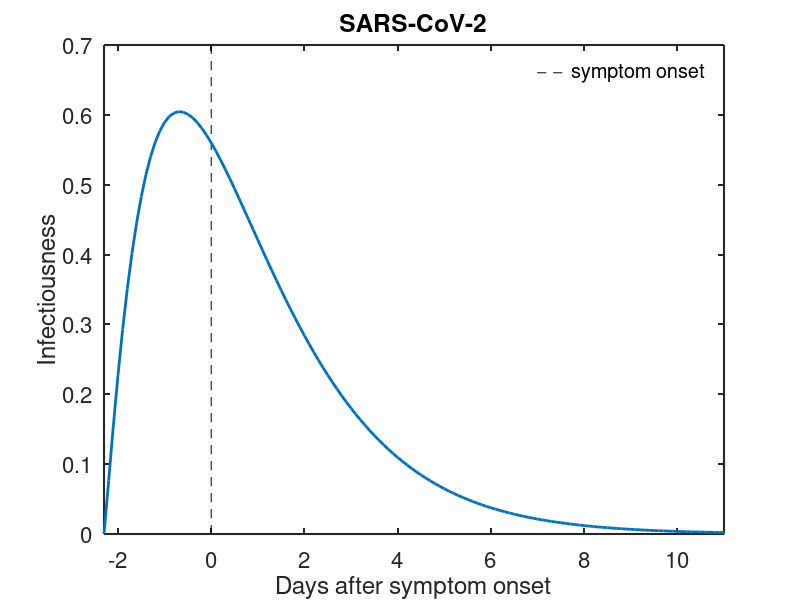

Recreate this plot in MATLAB. (Note: this script raises an error after producing the figure.)
%SEI-Isr-R Model to evaluate effect of test-isolation strategy
% Idea is to use the proposed model structure and to tweak the
% parameters/infectiousness function to determine the region in which a
% test-isolation strategy would be reasonably effective for SARS-CoV-2 (and
% compare it to SARS-CoV-1

% Model structure:
% dS/dt = -beta(tau)*S*I;
% dE/dt = beta(tau)*S*I-gamma*E;
% dI/dt = gamma*E - alpha*delta*I -sigma*I
% dIsr/dt = alpha*delta*I;
% dR/dt = sigma*I;

%June 8 2020
close all; clear all; clc;
%% Make plot of time-dependent infectivity 
dt = 0.1;
tend = 200;
tvec = 0:dt:tend;
tvec = tvec';
a = 2.12; % from He et al
b = 1/0.69; % from He et al 
beta0 = 2.5; 
w_tau = gampdf(tvec, a,b);
tsym = 2.3; 
figure;
plot([0, 0], [0 0.28*beta0], 'k--')
hold on
plot(tvec-tsym, beta0.*w_tau, '-', 'LineWidth', 2)
legend('symptom onset')
legend('boxoff')
ylim([0 0.28*beta0])
xlim([ -tsym 11])
set(gca,'FontSize',16,'LineWidth',1.5)
xlabel ('Days after symptom onset')
ylabel ('Infectiousness')
title('SARS-CoV-2')


D = sum(w_tau.*dt.*tvec)

AUC=sum(w_tau)*dt*beta0
%% Run SEIR model with & without isolation 
% Set IC to a single exposure
S0 = 999;
E0 = 0;
I0 = 1;
Isr0 = 0;
R0 = 0;

y0 = [S0, E0, I0, Isr0, R0];
N = sum(y0);
beta0 = 2.5; % initial rate of infection
gamma = 1/3; % 1/gamma = duration exposed but not detectable or infectious
alpha = 0; % alpha = proportion who will become symptomatic and seek testing
infend = 14; % time to be considered "recovered"
trem = 0+tsym; % time from infeciton to be removed
params = [beta0, gamma, alpha, infend, trem];
tau_params = horzcat(a,b);
D = a/b;
dt = 0.1;
tvec = 0:dt:tend;
disease = 'COVID';

%% Run ideal isolated and non-isolated scenarios
[y, B, new_inf, beta_t,inf_distrib, Reff] = fwd_SEIRD_model(params,tau_params, tvec, y0, dt, disease);
ihalf = find(y(:,1)<0.8*N, 1, 'first');
thalf = tvec(ihalf);
i1001 = find(y(:,3)>30, 1, 'first');
t1001 = tvec(i1001);
totinf = N-y(end,1);

totinf = N-y(end,1);
pctinf = 100*totinf/N;
inf = y(:,3)+y(:,4);
peakinf = 100*max(inf)/N;

colorsets1 = varycolor(500);
colorsets = varycolor(7);
figure;
for i = 1:500
    
plot(tvec, inf_distrib(:,i), '-','color', colorsets1(i,:), 'LineWidth', 2)
hold on
AUCi(round(i/100+1,0))=sum(inf_distrib(:,i)); 
%text(tauvec(i), inf_distrib(i, i), ['day ', num2str(i*dt)])
end
%legend('day 0', 'day 1', 'day 2', 'day 3', 'day 4', 'day 5', 'day 6')
%legend boxoff
xlim([ 0 14])
xlabel('infection time (\tau) (days)')
ylabel('Force of infection (I*\beta)')
title('Weighted infectiousness if no isolation')
set(gca,'FontSize',16,'LineWidth',1.5)
inf_distribNI=inf_distrib(:,500); % save for comparison figure
inf_distrib1 = inf_distrib;

figure;
subplot(2,2,1)
for i = 1:length(y0)
    plot(tvec, 100*y(:,i)./N, '-', 'LineWidth',2)
    %plot(tvec, 100*y(:,i)./N, '-', 'color', colorsets(i+5,:), 'LineWidth',2)
    hold on
end
%plot(thalf, 80, 'k*', 'LineWidth', 4)
%text(thalf+5, 80, [num2str(round(thalf,0)), ' days to 20% infected'], 'FontSize', 14)
%text(tvec(end-150),y(end-150,1), [num2str(round(pctinf,0)), '% infected'], 'FontSize',14)
%ylim([ 0 0.1*N])
legend( 'S','E', 'I', 'I_{sr}', 'R', 't_{20% infected}', 'Location', 'NorthWest')
legend boxoff
xlabel('epidemic time (days)')
ylabel('% of population')
set(gca,'FontSize',16,'LineWidth',1.5)
%title(['No isolation'])
title(['No isolation, total infected = ', num2str(round(pctinf,0)),'%'])
%ylim([0 3.5e4])


subplot(2,2,2)
plot(tvec,new_inf./dt,'-', 'color',colorsets(6,:),'LineWidth', 2)
hold on
%plot(tvec, new_exp, 'm-', 'lineWidth', 2)
%plot(t, effI, 'LineWidth', 2)
%legend( 'new infections per day')
%legend boxoff
xlabel('epidemic time (days)')
ylabel('New infections per day')
set(gca,'FontSize',16,'LineWidth',1.5)
%title('Percent growth rate per day')
ylim([ 0 400])
title(['No isolation ', num2str(round(peakinf,0)),'% infected at peak'])


% subplot(2,2,2)
% plot(tvec,Rt1,'-', 'color',colorsets(6,:),'LineWidth', 2)
% hold on
% plot(tvec, beta0*ones(length(tvec),1), 'k--', 'LineWidth', 2)
% %plot(tvec, new_exp, 'm-', 'lineWidth', 2)
% %plot(t, effI, 'LineWidth', 2)
% %legend( 'new infections per day')
% %legend boxoff
% %xlim([ 0 50])
% xlabel('epidemic time (days)')
% ylabel('R_t')
% set(gca,'FontSize',16,'LineWidth',1.5)
% %title('Percent growth rate per day')
% title(['No isolation ', num2str(round(peakinf,0)),'% infected at peak'])
%ylim([0 4e4])
alpha2 = 0.8; % alpha = proportion who will become symptomatic and seek testing
infend = 14; % time to be considered "recovered"
trem = tsym; % time from infeciton to be removed
params2 = [beta0, gamma, alpha2, infend, trem];
[y, B, new_inf, beta_t,inf_distrib, Reffp] = fwd_SEIRD_model(params2,tau_params, tvec, y0, dt,disease);
ihalf = find(y(:,1)<0.8*N, 1, 'first');
thalf = tvec(ihalf);
i100 = find(y(:,3)>30, 1, 'first');
t100 = tvec(i100);
totinf = N-y(end,1);
pctinf = 100*totinf/N;
inf = y(:,3)+y(:,4);
peakinf = 100*max(inf)/N;


subplot(2,2,3)
for i = 1:length(y0)
    plot(tvec, 100*y(:,i)./N, '-', 'LineWidth',2)
    %plot(tvec, 100*y(:,i)./N, '-', 'color', colorsets(i,:), 'LineWidth',2)
    hold on
end
%plot(thalf, 80, 'k*', 'LineWidth', 4)
%text(thalf+5, 80, [num2str(round(thalf,0)), ' days to 20% infected'], 'FontSize', 14)
%text(tvec(end-150),y(end-150,1), [num2str(round(pctinf,0)), '% infected'], 'FontSize',14)
%ylim([ 0 0.1*N])
legend( 'S','E', 'I', 'I_{sr}', 'R', 't_{20% infected}', 'Location', 'NorthWest')
legend boxoff
xlabel('epidemic time (days)')
ylabel('Number of individuals')
set(gca,'FontSize',16,'LineWidth',1.5)
%title('Perfect symptomatic isolation')
title(['Perfect symptomatic isolation, total infected= ', num2str(round(pctinf,0)),'%'])
%title(['Perfect symptomatic isolation ',  num2str(round(pctinf,0)), '% infected total'])
%ylim([0 3.5e4])

subplot(2,2,4)
plot(tvec,new_inf/dt, '-', 'color', colorsets(6,:),'LineWidth', 2)
hold on
%plot(tvec, new_exp, 'm-', 'lineWidth', 2)
%plot(t, effI, 'LineWidth', 2)
%legend( 'new infections per day')
%legend boxoff
xlabel('epidemic time (days)')
ylim ([0 400])
ylabel('New infections per day')
set(gca,'FontSize',16,'LineWidth',1.5)
title(['Perfect symptomatic isolation ',num2str(round(peakinf,0)),'% infected at peak'])

% subplot(2,2,4)
% plot(tvec,Rt2,'-', 'color',colorsets(6,:),'LineWidth', 2)
% hold on
% plot(tvec, beta0*ones(length(tvec),1), 'k--', 'LineWidth', 2)
% %plot(tvec, new_exp, 'm-', 'lineWidth', 2)
% %plot(t, effI, 'LineWidth', 2)
% %legend( 'new infections per day')
% %legend boxoff
% xlabel('epidemic time (days)')
% ylabel('R_t')
% %xlim ([0 50])
% set(gca,'FontSize',16,'LineWidth',1.5)
% title(['Perfect symptomatic isolation ',num2str(round(peakinf,0)),'% infected at peak'])



%% Plot of individuals at each stage of infection and 
figure;
plot(tvec, inf_distrib1(:,i1001), 'b-', 'LineWidth',5)  
hold on
plot(tvec, inf_distrib(:,i100), 'r-', 'LineWidth', 5)
% for i = 1:500
% plot(tvec, inf_distrib1(:,i), 'b-', 'LineWidth',5)   
% plot(tvec, inf_distrib(:,i), 'r-', 'LineWidth', 5)
% hold on 
% %text(tauvec(i), inf_distrib(i, i), ['day ', num2str(i*dt)])
% end
%legend('day 0', 'day 1', 'day 2', 'day 3', 'day 4', 'day 5', 'day 6')
%legend boxoff
AUCNI = sum(inf_distrib1(:,500)).*dt;
AUCPSI = sum(inf_distrib(:,500)).*dt;
legend( ['no isolation, t=', num2str(t1001),' days'], ['perfect symptomatic isolation, t=', num2str(t100),' days'])
%legend(['no isolation, AUC= ',num2str(round(AUCNI,0))], ['perfect symptomatic isolation, AUC= ', num2str(round(AUCPSI,0))])
legend boxoff
xlim([ 0 14])
xlabel('infection stage (\tau)(days)')
ylabel('Number of individuals x relative infectiousness')
title('Comparison of weighted infectiousness at 30 infections')
set(gca,'FontSize',16,'LineWidth',1.5)



%% Adjust one parameter at a time form the perfect symptomatic removal scenario
% Effect of increasing the time to removal
trem = tsym+0;
alpha = 0.8;
params = [beta0, gamma, alpha, infend, trem];
% Time to remove
figure;
tremvec = [tsym:1:4+tsym];
alphavec = [0:0.2:0.8];
alphavec = fliplr(alphavec);
paramsi = params;
colorsets2 = varycolor(length(tremvec));
for i = 1:length(tremvec)

    paramsi(5) = tremvec(i);
    [y, B, new_inf, R_t, new_exp, Reff] = fwd_SEIRD_model(paramsi,tau_params, tvec, y0, dt, disease);
    tot_inf = sum(y(:,3));
    S_t(:,i) = y(:,1);
    new_infi(:,i) = new_inf;
    i20 = find(y(:,1)<0.8*N, 1, 'first');
    t20(i) = tvec(i20);
    pct_infected(i) = 100.*(1-(S_t(end,i)./N));
    inf = y(:,3)+y(:,4);
    peakinf(i) = 100*max(inf)/N;
    Reffi(i) = Reff;
    
end

subplot(3,3,1)
for i = 1:length(tremvec)
    plot(tvec, S_t(:,i)/N, '-', 'color', colorsets2(i,:), 'LineWidth',2)
    hold on
    %text(tvec(20*i), S_t(20*i), ['t_{isolate post symptoms}=', num2str(tremvec(i)-3)], 'FontSize', 14)
    
end
legend( '0 days',  '1 day',  '2 days',  '3 days', '4 days') 
legend boxoff

xlabel('epidemic time (days)')
ylabel('Proportion not infected')
set(gca,'FontSize',14,'LineWidth',1.5)
%title(' infections over time')
ylim([0 1])

subplot(3,3,2)
for i = 1:length(tremvec)
    plot(tvec, new_infi(:,i)./dt, '-', 'color', colorsets2(i,:), 'LineWidth',2)
    hold on
    %text(tvec(20*i), 100*new_infi(20*i, i)/N, ['t_{isolate post symptoms}=', num2str(tremvec(i)-3)], 'FontSize', 14)

end
legend( '0 days',  '1 day',  '2 days',  '3 days', '4 days') 
legend boxoff
xlabel('epidemic time (days)')
ylabel('New infections per day')
set(gca,'FontSize',14,'LineWidth',1.5)
%title('Effect of removal time on growth rate')

subplot(3,3,3)
for i = 1:length(tremvec)
    plot(tremvec(i)-tsym, Reffi(i), '*','color', colorsets2(i,:), 'LineWidth', 10)
    hold on
end
%legend( '0 days', '1 day', '2 days', '3 days', '4 days', '5 days','Location', 'NorthWest')
%legend boxoff
%ylim([15 60])
ylim([1 3])
xlabel('Days after symptom onset an individual is isolated')
ylabel('R_{eff}')
set(gca,'FontSize',14,'LineWidth',1.5)

% subplot(3,3,3)
% for i = 1:length(tremvec)
%     plot(tremvec(i)-tsym, peakinf(i), '*','color', colorsets2(i,:), 'LineWidth', 10)
%     hold on
% end
% %legend( '0 days', '1 day', '2 days', '3 days', '4 days', '5 days','Location', 'NorthWest')
% %legend boxoff
% %ylim([15 60])
% xlabel('Days after symptom onset an individual is isolated')
% ylabel('Peak % infected at any time')
% set(gca,'FontSize',14,'LineWidth',1.5)
% %title('Effect of removal time peak infections')


% Effect of reducing the % removed
trem = tsym;
alpha = 0.8;
params = [beta0, gamma, alpha, infend, trem];
% Time to remove

paramsi = params;

for i = 1:length(alphavec)

    paramsi(3) = alphavec(i);
    [y, B, new_inf, R_t, new_exp, Reff] = fwd_SEIRD_model(paramsi,tau_params, tvec, y0, dt, disease);
    tot_inf = sum(y(:,3));
    S_t(:,i) = y(:,1);
    new_infi(:,i) = new_inf;
    i20 = find(y(:,1)<0.8*N, 1, 'first');
    t20(i) = tvec(i20);
    pct_infected(i) = 100.*(1-(S_t(end,i)./N));
    inf = y(:,3)+y(:,4);
    peakinf(i) = 100*max(inf)/N;
    Reffi(i) = Reff;
    
end

subplot(3,3,4)
for i = 1:length(alphavec)
    plot(tvec, S_t(:,i)/N, '-', 'color', colorsets2(i,:), 'LineWidth',2)
    hold on
    %text(tvec(20*i), S_t(20*i), ['t_{isolate post symptoms}=', num2str(tremvec(i)-3)], 'FontSize', 14)
    
end
legend( '80%', '60%', '40%', '20%',  '0%')
legend boxoff

xlabel('epidemic time (days)')
ylabel('Proportion not infected')
set(gca,'FontSize',14,'LineWidth',1.5)
%title(' infections over time')
ylim([0 1])

subplot(3,3,5)
for i = 1:length(alphavec)
    plot(tvec, new_infi(:,i)./dt, '-', 'color', colorsets2(i,:), 'LineWidth',2)
    hold on
    %text(tvec(20*i), 100*new_infi(20*i, i)/N, ['t_{isolate post symptoms}=', num2str(tremvec(i)-3)], 'FontSize', 14)

end
legend( '80%', '60%', '40%', '20%',  '0%')
legend boxoff
xlabel('epidemic time (days)')
ylabel('New infections per day')
set(gca,'FontSize',14,'LineWidth',1.5)
%title('Effect of removal time on growth rate')
subplot(3,3,6)
for i = 1:length(alphavec)
    plot(100*alphavec(i), Reffi(i), '*','color', colorsets2(i,:), 'LineWidth', 10)
    hold on
end
%ylim([15 60])
ylim([1 3])
xlabel('Percent of cases isolated')
ylabel('R_{eff}')
set(gca,'FontSize',14,'LineWidth',1.5)

% subplot(3,3,6)
% for i = 1:length(alphavec)
%     plot(100*alphavec(i), peakinf(i), '*','color', colorsets2(i,:), 'LineWidth', 10)
%     hold on
% end
% %ylim([15 60])
% xlabel('Percent of cases isolated')
% ylabel('Peak % infected at any time')
% set(gca,'FontSize',14,'LineWidth',1.5)


%Ideal vs. Realistic scenario
tremvec = [tsym, 1.5+tsym, tsym];
alphavec = [0.8, 0.75*0.8, 0]; % assume you can isolate 75% of symptomatics
colorsets3 = [0 0 1;0 1 0; 1 0 0];
paramsi = params;
for i = 1:length(alphavec)
    paramsi(3) = alphavec(i);
    paramsi(5) = tremvec(i);
    [y, B, new_inf, R_t, new_exp, Reff] = fwd_SEIRD_model(paramsi,tau_params, tvec, y0, dt, disease);
    tot_inf = sum(y(:,3));
    S_t(:,i) = y(:,1);
    new_infi(:,i) = new_inf;
    %ihalf = find(y(:,1)<0.5*N, 1, 'first');
    %thalf(i) = tvec(ihalf);
    pct_infected(i) = 100.*(1-(S_t(end,i)./N));
    inf = y(:,3)+y(:,4);
    peakinf(i) = 100*max(inf)/N;
    Reffi(i) = Reff
    
end
% Ideal vs realistic

subplot(3,3,7)
for i = 1:length(alphavec)
plot(tvec, S_t(:,i)/N, '-','color', colorsets3(i,:), 'LineWidth', 2)
hold on
end
%legend('perfect', 'realistic','no isolation')
%legend boxoff
ylabel('Percent not infected')
xlabel('epidemic time (days)')
set(gca,'FontSize',14,'LineWidth',1.5)
%%title(['Ideal ', num2str(round(pct_infected(1),0)),'% infected vs realistic ', num2str(round(pct_infected(2),0)),'% infected scenarios'])

subplot(3,3,8)
for i=1:length(alphavec)
plot(tvec, new_infi(:,i)./dt, '-', 'color', colorsets3(i,:), 'LineWidth',2)
hold on
end
legend('perfect', 'realistic','no isolation')
legend boxoff
ylabel('New infections per day')
xlabel('epidemic time (days)')
set(gca,'FontSize',14,'LineWidth',1.5)
%title('Ideal vs. realistic vs. no isolation epidemic growth rate dynamics')
scenarios = {'perfect symptomatic isolation realistic no isolation'};

subplot(3,3,9)
for i = 1:length(alphavec)
bar( i, Reffi(i), 'FaceColor', colorsets3(i,:))
hold on
end
ylim([1 3])
%legend('perfect', 'realistic','no isolation')
%legend boxoff
set(gca,'FontSize',14,'LineWidth',1.5, 'XTickLabel', [])
ylabel ('R_{eff}')
%ylim([20 60])

% subplot(3,3,9)
% for i = 1:length(alphavec)
% bar( i, peakinf(i), 'FaceColor', colorsets3(i,:))
% hold on
% end
% %legend('perfect', 'realistic','no isolation')
% %legend boxoff
% set(gca,'FontSize',14,'LineWidth',1.5, 'XTickLabel', [])
% ylabel ('Peak % infected')
% %ylim([20 60])


%% What is the critical R0 to make realistic isolation reasonably effective?
% perfect, realistic, none
tremvec = [tsym, 1.5+tsym, tsym];
alphavec = [0.8, 0.75*0.8, 0]; % assume you can isolate 75% of symptomatics
colorsets3 = [0 0 1;0 1 0; 1 0 0];
R0vec = [0.5 0.625 0.75 0.875 1].*beta0;
R0vec = linspace(0, 1.2, 100).*beta0;
paramsi = params;
for j = 1:length(R0vec)
    paramsi(1) = R0vec(j);
for i = 1:length(alphavec)
    paramsi(3) = alphavec(i);
    paramsi(5) = tremvec(i);
    [y, B, new_inf, R_t, new_exp, Reff] = fwd_SEIRD_model(paramsi,tau_params, tvec, y0, dt, disease);
    tot_inf = sum(y(:,3));
    S_t(:,i) = y(:,1);
    new_infi(:,i) = new_inf;
    %ihalf = find(y(:,1)<0.5*N, 1, 'first');
    %thalf(i) = tvec(ihalf);
    pct_infected(i,j) = 100.*(1-(S_t(end,i)./N));
    inf = y(:,3)+y(:,4);
    peakinf(i,j) = 100*max(inf)/N;
    Reffi(i,j) = Reff;
    
end

end

%%
pct_trans = linspace(0.5, 1.2, 100);
ind = find(pct_infected(2,:)>=20,1, 'first');
Rcrit = R0vec(ind);
pct_red_crit = pct_trans(ind);
Reffcrit = Reffi(2, ind);

i2 = find(pct_infected(1,:)>=20, 1, 'first');
Rcritperf = R0vec(i2);
pct_red_perf_crit = pct_trans(i2);
Reffperf = Reffi(1,i2);

i5 = find(pct_infected(3,:)>=20, 1, 'first');
Rcritno = R0vec(i5);
pct_red_no_crit = pct_trans(i5);
Reffno = Reffi(1,i5);

i3 = find(Reffi(2,:)>=1, 1, 'first');
Rcrit3 = R0vec(i3);
i4 = find(Reffi(1,:)>=1, 1, 'first');
Rcrit4 = R0vec(i4);
figure;
for i = 1:3
plot(R0vec, pct_infected(i,:), 'color', colorsets3(i,:), 'LineWidth', 2)
hold on
end
hold on
plot( R0vec, 20*ones(length(R0vec),1), 'k--', 'LineWidth', 2)
%plot([Rcrit Rcrit], [0 20], 'k--', 'LineWidth', 2)
text(Rcrit, 23, ['Realistic R_{crit} =' num2str(round(Rcrit,1))], 'FontSize', 12)
%plot([Rcritperf Rcritperf], [0 20], 'k--', 'LineWidth',2)
text(Rcritperf, 23, ['Perfect R_{crit} =' num2str(round(Rcritperf,1))], 'FontSize', 12)
plot([beta0 beta0], [0 20], 'k--', 'LineWidth', 2)
text(beta0, 23, ['COVID-19 R_0 =' num2str(round(beta0,1))], 'FontSize', 12)
%plot([Rcritno Rcritno], [0 20], 'k--', 'LineWidth',2)
text(Rcritno-0.1, 17, ['No isolation R_0 =' num2str(round(Rcritno,1))], 'FontSize', 12)
legend ('perfect', 'realistic', 'no isolation', 'Location', 'NorthWest')
legend boxoff
xlabel ('R_0')
xlim([1 R0vec(end)])
title('Critical R_0 for symptomatic isolation')
ylabel ('Total % infected')
set(gca,'FontSize',16,'LineWidth',1.5)

figure;
for i = 1:3
plot(R0vec, peakinf(i,:), 'color', colorsets3(i,:), 'LineWidth', 2)
hold on
end
hold on
%plot( R0vec, 20*ones(length(R0vec),1), 'k--', 'LineWidth', 2)
%plot([Rcrit Rcrit], [0 20], 'k--', 'LineWidth', 2)
%text(Rcrit, 23, ['Realistic R_{crit} =' num2str(round(Rcrit,1))], 'FontSize', 12)
%plot([Rcritperf Rcritperf], [0 20], 'k--', 'LineWidth',2)
%text(Rcritperf, 23, ['Perfect R_{crit} =' num2str(round(Rcritperf,1))], 'FontSize', 12)
%plot([beta0 beta0], [0 20], 'k--', 'LineWidth', 2)
%text(beta0, 23, ['COVID-19 R_0 =' num2str(round(beta0,1))], 'FontSize', 12)
legend ('perfect', 'realistic', 'no isolation', 'Location', 'NorthWest')
legend boxoff
xlabel ('R_0')
xlim([R0vec(1) R0vec(end)])
title('Peak % infected vs. R_0')
ylabel ('Peak % infected')
set(gca,'FontSize',16,'LineWidth',1.5)

figure;
for i = 1:3
plot(R0vec, Reffi(i,:), 'color', colorsets3(i,:), 'LineWidth', 2)
hold on
end
hold on
plot( R0vec, ones(length(R0vec),1), 'k--', 'LineWidth', 2)
plot([Rcrit3 Rcrit3], [0 1], 'k--', 'LineWidth', 2)
text(Rcrit3, 0.9, ['Realistic R_{crit} =' num2str(round(Rcrit3,1))], 'FontSize', 12)
plot([Rcrit4 Rcrit4], [0 1], 'k--', 'LineWidth',2)
text(Rcrit4 , 0.9, ['Perfect R_{crit} =' num2str(round(Rcrit4,1))], 'FontSize', 12)
plot([beta0 beta0], [0 1], 'k--', 'LineWidth', 2)
text(beta0, 0.9, ['COVID-19 R_0 =' num2str(round(beta0,1))], 'FontSize', 12)
legend ('perfect', 'realistic', 'no isolation', 'Location', 'NorthWest')
legend boxoff
xlabel ('R_0')
xlim([R0vec(1) R0vec(end)])
title('Critical R_0 vs R_{eff} for symptomatic isolation')
ylabel ('R_{eff}')
set(gca,'FontSize',16,'LineWidth',1.5)

%% Plot I0 curves

trem = 2+tsym;
alpha = 0.6;
params = [beta0, gamma, alpha, infend, trem];
% Time to remove

I0vec = [0.01 0.1 1 10];
y0i = y0;

paramsi = params;
colorsets2 = varycolor(length(I0vec));

for i = 1:length(I0vec)
    y0i(3) = I0vec(i);
    y0i(1) = 1000-y0i(3);
    [y, B, new_inf, R_t, new_exp, Reff] = fwd_SEIRD_model(params,tau_params, tvec, y0i, dt, disease);
    tot_inf = sum(y(:,3));
    S_t(:,i) = y(:,1);
    new_infi(:,i) = new_inf;
    i20 = find(y(:,1)<0.8*N, 1, 'first');
    t20(i) = tvec(i20);
    pct_infected(i) = 100.*(1-(S_t(end,i)./N));
    inf = y(:,3)+y(:,4);
    peakinf(i) = 100*max(inf)/N;
    inf_t(:,i) = y(:,3);
    Reffj(i) = Reff;
   
    
end

figure;
subplot(1,2,1)
for i = 1:length(I0vec)
    plot(tvec, 100*S_t(:,i)/N, '-', 'color', colorsets(i,:), 'LineWidth',2)
    hold on
    %text(tvec(20*i), S_t(20*i), ['t_{isolate post symptoms}=', num2str(tremvec(i)-3)], 'FontSize', 14)
    
end
legend( 'I_0 = 0.001%','I_0 = 0.01%', 'I_0 = 0.1%', 'I_0 = 1%' ) 
legend boxoff

xlabel('epidemic time (days)')
ylabel('% of population not infected')
set(gca,'FontSize',14,'LineWidth',1.5)
%title(' infections over time')
subplot(1,2,2)
for i = 1:length(I0vec)
    plot(tvec, 100*inf_t(:,i)/N, '-', 'color', colorsets(i,:), 'LineWidth',2)
    hold on
    %text(tvec(20*i), S_t(20*i), ['t_{isolate post symptoms}=', num2str(tremvec(i)-3)], 'FontSize', 14)
    
end
legend( 'I_0 = 0.001%','I_0 = 0.01%', 'I_0 = 0.1%', 'I_0 = 1%' ) 
legend boxoff

xlabel('epidemic time (days)')
ylabel('% of population')
set(gca,'FontSize',14,'LineWidth',1.5)




%% Heatmap of % removed vs time of removal colored by total % infected
alphav = [0.1:.1:0.9]; % vary % that gets isolated
tremv = [0:1:8]; % vary the time of removal
[ALPHA,TREM] = meshgrid(alphav,tremv); % big ol grid of parameters
ALPHAflat = reshape(ALPHA,1,[]);
TREMflat = reshape(TREM,1, []);
paramsi = params;
y0i = y0;
I0vec =[0.1 1 10 100];
sdvec = [0.5 0.75 1 1.5];
%sdvec = [0.9 1 1.05 1.1];
beta0vec = beta0.*sdvec;
cell{1}.I0 = y0(3);
pct_infected = [];
peakinf = [];
%% Run a loop to save the total % infected and the Reff
% total number infected distribution
for i = 1:length(beta0vec)
for j = 1:length(ALPHAflat)
    paramsi(1) = beta0vec(i);
    paramsi(3) = ALPHAflat(j);
    paramsi(5) = TREMflat(j);
    [y, B, new_inf, R_t, new_exp, Reff] = fwd_SEIRD_model(paramsi,tau_params, tvec, y0i, dt,disease);
    tot_inf(j) = sum(y(:,3));
    new_infi(:,j) = new_inf;
%     iquart = find(y(:,1)<0.8*N, 1, 'first');
%     if isnan(iquart)
%         tquart(j) = 0;
%     end
%     if ~isnan(iquart)
%         tquart(j) = tvec(iquart);
%     end
    pct_infected(j) = 100.*(1-(y(end,1)./N));
     inf = y(:,3)+y(:,4);
     peakinf(j) = 100*max(inf)/N;
     Reffvec(j) = Reff;

end
 PCTINF = reshape(pct_infected, size(ALPHA));
 
 PEAKINF = reshape(peakinf, size(ALPHA));
 REFF = reshape(Reffvec, size(ALPHA));
 cell{i}.I0 = y0(3);
 cell{i}.R0 = beta0vec(i);
 cell{i}.PCTINF = PCTINF;

 cell{i}.PEAKINF = PEAKINF;
 cell{i}.REFF = REFF;
end
%% Plot heatmaps for total infected, time to 20% infected, and peak infections 

 figure; 
for i = 1:length(beta0vec)
    
    subplot(2, 4, i)
minmax = @(x)([min(x) max(x)]);
imagesc(minmax(1*(alphav)),minmax(tremv-tsym),cell{i}.PCTINF);
%imagesc(minmax(1*(alphav)),minmax(tremv),PCTINF);
[C,h]=contourf(100*ALPHA,TREM-tsym,cell{i}.PCTINF); clabel(C,h); 


if i == length(beta0vec)
    colorbar;
end
%[C,h]=contourf(ALPHA,TREM,PCTINF); clabel(C,h); colorbar
hold on
% plot(100*alphav, 0*ones(length(alphav),1), 'w--', 'LineWidth', 1.5)
% plot([80 80], [-tsym 8-tsym], 'w--', 'LineWidth', 1.5)
plot([10 80], [0 0], 'g-', 'LineWidth', 3)
plot([80 80], [0 8-tsym], 'g-', 'LineWidth', 3)
plot([10 80], [8-tsym-.05 8-tsym-.05], 'g-', 'LineWidth', 3)
plot( [11 11], [0 8-tsym-.05], 'g-', 'LineWidth', 3)
caxis([0 100]);
%redgreencmap
%cmap = [[zeros(32,1);[.2:.8/31:1]'] zeros(64,1) [1-[0:0.8/31:.8]';zeros(32,1)] ]; % green to red colormap
colormap(jet); 
xlabel('% of population removed');
ylabel('days after symptom onset');
title([num2str(sdvec(i)*100), '% transmission, Total % Infected'])
%title(['R_{0}^{COVID}= ',num2str(beta0vec(i)), ', Total % Infected']);
set(gca,'Ydir','normal'); hold on;
set(gca,'FontSize',16,'LineWidth',1.5)
end

% Reff

for i =1:length(I0vec)
    xvals = [];
    yvals = [];
    subplot(2,4,i+4)
minmax = @(x)([min(x) max(x)]);
imagesc(minmax(1*(alphav)),minmax(tremv-tsym),cell{i}.REFF);
[C,h]=contourf(100*ALPHA,TREM-tsym,cell{i}.REFF); clabel(C,h);
[x,y,z] = C2xyz(C);
j=find(z==1);
hold on
plot(x{j}, y{j}, 'w-', 'LineWidth', 3)


if i == length(beta0vec)
    colorbar;
end
hold on
%plot(100*alphav, zeros(length(tremv),1), 'w--', 'LineWidth', 1.5)
%plot([80 80], [-tsym 8-tsym], 'w--', 'LineWidth', 1.5)
plot([10 80], [0 0], 'g-', 'LineWidth', 3)
plot([80 80], [0 8-tsym], 'g-', 'LineWidth', 3)
plot([10 80], [8-tsym-.05 8-tsym-.05], 'g-', 'LineWidth', 3)
plot( [11 11], [0 8-tsym-.05], 'g-', 'LineWidth', 3)
caxis([0 4]);
%redgreencmap
%cmap = [[zeros(32,1);[.2:.8/31:1]'] zeros(64,1) [1-[0:0.8/31:.8]';zeros(32,1)] ]; % green to red colormap
colormap(jet); 
xlabel('% of population removed');
ylabel('days after symptom onset');
title([num2str(sdvec(i)*100), '% transmission, R_{eff}'])
%title(['R_{0}^{COVID}= ',num2str(beta0vec(i)), ', Peak % Infected']);
set(gca,'Ydir','normal'); hold on;
set(gca,'FontSize',16,'LineWidth',1.5)
end
%% Heatmap of days after sym onset vs lower transmission
tremv = linspace(0.5,tsym+4, 10);
R_0vec = linspace(1, 3.5,10);
R_0vec = fliplr(R_0vec);
[R0MAT,TREM] = meshgrid(R_0vec,tremv); % big ol grid of parameters
R0flat = reshape(R0MAT,1,[]);
TREMflat = reshape(TREM,1, []);
paramsi = params;
paramsi(3) = 0.6;


for j = 1:length(R0flat)
    paramsi(1) = R0flat(j);
    paramsi(5) = TREMflat(j);
    [y, B, new_inf, R_t, new_exp, Reff] = fwd_SEIRD_model(paramsi,tau_params, tvec, y0, dt,disease);
    tot_inf(j) = sum(y(:,3));
    new_infi(:,j) = new_inf;
%     iquart = find(y(:,1)<0.8*N, 1, 'first');
%     if isnan(iquart)
%         tquart(j) = 0;
%     end
%     if ~isnan(iquart)
%         tquart(j) = tvec(iquart);
%     end
    pct_infected(j) = 100.*(1-(y(end,1)./N));
     inf = y(:,3)+y(:,4);
     peakinf(j) = 100*max(inf)/N;
     Reffvec(j) = Reff;

end
 PCTINF = reshape(pct_infected, size(R0MAT));
 
 PEAKINF = reshape(peakinf, size(R0MAT));
 REFF = reshape(Reffvec, size(R0MAT));
%%
figure;
minmax = @(x)([min(x) max(x)]);
imagesc(minmax(1*(R_0vec)),minmax(tremv-tsym),PCTINF);
%imagesc(minmax(1*(alphav)),minmax(tremv),PCTINF);
[C,h]=contourf(R0MAT,TREM-tsym,PCTINF); clabel(C,h); 
caxis([0 100]);
colorbar;
colormap(jet); 
xlabel('R_0');
ylabel('days after symptom onset');
title('Total % Infected')
%title(['R_{0}^{COVID}= ',num2str(beta0vec(i)), ', Peak % Infected']);
set(gca,'Ydir','normal'); hold on;
set(gca,'FontSize',16,'LineWidth',1.5)

figure;
minmax = @(x)([min(x) max(x)]);
imagesc(minmax(1*(R_0vec)),minmax(tremv-tsym),REFF);
%imagesc(minmax(1*(alphav)),minmax(tremv),PCTINF);
[C,h]=contourf(100*R0MAT/beta0,TREM-tsym,REFF); clabel(C,h);
colorbar;
[x,y,z] = C2xyz(C);
j=find(z==1);
hold on
plot(x{j}, y{j}, 'w--', 'LineWidth', 3)
caxis([0 3.5]);
colormap(jet); 
xlabel('% transmission');
ylabel('days after symptom onset');
title('R_{eff}')
%title(['R_{0}^{COVID}= ',num2str(beta0vec(i)), ', Peak % Infected']);
set(gca,'Ydir','normal'); hold on;
set(gca,'FontSize',16,'LineWidth',1.5)

figure;
minmax = @(x)([min(x) max(x)]);
imagesc(minmax(1*(R_0vec)),minmax(tremv-tsym),REFF);
%imagesc(minmax(1*(alphav)),minmax(tremv),PCTINF);
[C,h]=contourf(R0MAT,TREM-tsym,REFF); clabel(C,h);
colorbar;
[x,y,z] = C2xyz(C);
j=find(z==1);
hold on
plot(x{j}, y{j}, 'w--', 'LineWidth', 3)
caxis([0 3.5]);
colormap(jet); 
xlabel('R_0');
ylabel('days after symptom onset');
title('R_{eff}')
%title(['R_{0}^{COVID}= ',num2str(beta0vec(i)), ', Peak % Infected']);
set(gca,'Ydir','normal'); hold on;
set(gca,'FontSize',16,'LineWidth',1.5)
%%
% PEAK INF
% for i =1:length(I0vec)
%     subplot(2,4,i+4)
% minmax = @(x)([min(x) max(x)]);
% imagesc(minmax(1*(alphav)),minmax(tremv-tsym),cell{i}.PEAKINF);
% [C,h]=contourf(100*ALPHA,TREM-tsym,cell{i}.PEAKINF); clabel(C,h); 
% if i == length(beta0vec)
%     colorbar;
% end
% hold on
% plot(100*alphav, zeros(length(tremv),1), 'w--', 'LineWidth', 1.5)
% plot([80 80], [-tsym 8-tsym], 'w--', 'LineWidth', 1.5)
% plot([10 80], [0 0], 'g-', 'LineWidth', 3)
% plot([80 80], [0 8-tsym], 'g-', 'LineWidth', 3)
% plot([10 80], [8-tsym-.05 8-tsym-.05], 'g-', 'LineWidth', 3)
% plot( [11 11], [0 8-tsym-.05], 'g-', 'LineWidth', 3)
% caxis([0 100]);
% %redgreencmap
% %cmap = [[zeros(32,1);[.2:.8/31:1]'] zeros(64,1) [1-[0:0.8/31:.8]';zeros(32,1)] ]; % green to red colormap
% colormap(jet); 
% xlabel('% of population removed');
% ylabel('days after symptom onset');
% title(' Peak % infected');
% title(['R_{0}^{COVID}= ',num2str(beta0vec(i)), ', Peak % Infected']);
% set(gca,'Ydir','normal'); hold on;
% set(gca,'FontSize',16,'LineWidth',1.5)
% end





%% Vary I0
cell2{1}.I0 = I0vec(1);

for i = 1:length(I0vec)
for j = 1:length(ALPHAflat)
    paramsi(1) = 2.3;
    paramsi(3) = ALPHAflat(j);
    paramsi(5) = TREMflat(j);
    y0i(3) = I0vec(i);
    y0i(1) = 1000-y0i(3);
    [y, B, new_inf, R_t, new_exp, Reff] = fwd_SEIRD_model(paramsi,tau_params, tvec, y0i, dt, disease);
    tot_inf(j) = sum(y(:,3));
    new_infi(:,j) = new_inf;
    Reffvec(j) = Reff;
    
    pct_infected(j) = 100.*(1-(y(end,1)./N));
     inf = y(:,3)+y(:,4);
     peakinf(j) = 100*max(inf)/N;
     Reffvec(j) = Reff;


end
 PCTINF = reshape(pct_infected, size(ALPHA));
 REFF = reshape(Reffvec, size(ALPHA));
 PEAKINF = reshape(peakinf, size(ALPHA));
 cell2{i}.I0 = I0vec(i);
 cell2{i}.R0 = 2.5;
 cell2{i}.PCTINF = PCTINF;

 cell2{i}.PEAKINF = PEAKINF;
 cell2{i}.REFF = REFF;
end

%% Plot heatmaps varying by I0
figure; 

for i = 1:length(I0vec)
    
    subplot(2, 4, i)
minmax = @(x)([min(x) max(x)]);
imagesc(minmax(1*(alphav)),minmax(tremv-tsym),cell2{i}.PCTINF);
%imagesc(minmax(1*(alphav)),minmax(tremv),PCTINF);
[C,h]=contourf(100*ALPHA,TREM-tsym,cell2{i}.PCTINF); clabel(C,h); colorbar
%[C,h]=contourf(ALPHA,TREM,PCTINF); clabel(C,h); colorbar
hold on
plot([10 80], [0 0], 'g-', 'LineWidth', 3)
plot([80 80], [0 8-tsym], 'g-', 'LineWidth', 3)
plot([10 80], [8-tsym-.05 8-tsym-.05], 'g-', 'LineWidth', 3)
plot( [11 11], [0 8-tsym-.05], 'g-', 'LineWidth', 3)
caxis([0 100]);
hold on
if i == length(beta0vec)
    colorbar;
end
hold on

%redgreencmap
%cmap = [[zeros(32,1);[.2:.8/31:1]'] zeros(64,1) [1-[0:0.8/31:.8]';zeros(32,1)] ]; % green to red colormap
colormap(jet); 
colorbar;
xlabel('% of population removed');
ylabel('days after symptom onset');
title(['I_0=', num2str(100*I0vec(i)/N), '%, Total % Infected']);
set(gca,'Ydir','normal'); hold on;
set(gca,'FontSize',16,'LineWidth',1.5)
end

% REFF

for i =1:length(I0vec)
    subplot(2,4,i+4)
minmax = @(x)([min(x) max(x)]);
imagesc(minmax(1*(alphav)),minmax(tremv-tsym),cell2{i}.REFF);
[C,h]=contourf(100*ALPHA,TREM-tsym,cell2{i}.REFF); clabel(C,h); colorbar
hold on

[x,y,z] = C2xyz(C);
j=find(z==1);
hold on
plot(x{j}, y{j}, 'w--', 'LineWidth', 3)
caxis([0 3.5]);
if i == length(beta0vec)
    colorbar;
end
hold on

plot([10 80], [0 0], 'g-', 'LineWidth', 3)
plot([80 80], [0 8-tsym], 'g-', 'LineWidth', 3)
plot([10 80], [8-tsym-.05 8-tsym-.05], 'g-', 'LineWidth', 3)
plot( [11 11], [0 8-tsym-.05], 'g-', 'LineWidth', 3)
caxis([0 3.5]);
%redgreencmap
%cmap = [[zeros(32,1);[.2:.8/31:1]'] zeros(64,1) [1-[0:0.8/31:.8]';zeros(32,1)] ]; % green to red colormap
colormap(jet); 
colorbar;
xlabel('% of population removed');
ylabel('days after symptom onset');
title(['I_0=', num2str(100*I0vec(i)/N), '%, R_{eff}']);
set(gca,'Ydir','normal'); hold on;
set(gca,'FontSize',16,'LineWidth',1.5)
end





%% Plot weighted infectiousness at different times
figure;
plot(tvec, B(1,:),'-', 'LineWidth',2)
hold on
plot(tvec, B(2/dt+1,:),'-', 'LineWidth',2)
plot(tvec, B(4/dt+1,:),'-', 'LineWidth',2)
plot(tvec, B(6/dt+1,:),'-', 'LineWidth',2)
plot(tvec,B(20/dt+1,:), 'g-', 'LineWidth',2)
plot( tvec, B(40/dt+1,:),'b-', 'LineWidth',2)
%plot(tauvec, B(10000,:), 'c-', 'LineWidth',2)
%plot(tauvec,B(20000,:), 'k-', 'LineWidth',2)
legend('day 0', 'day 2', 'day 4','day 6', 'day 20', 'day 40', 'day 100', 'day 200')
legend boxoff
xlim([ 0 14])
xlabel('infection age \tau (days)')
ylabel('density of infectious individuals')
set(gca,'FontSize',16,'LineWidth',1.5)
title('Density of infectious individuals over infection age')
%%
figure;
plot(tvec(10:end), log(2)./beta_t(10:end)./dt, 'r-', 'LineWidth',2)
xlabel('epidemic time (days)')
ylabel('Epidemic Doubling Time')
set(gca,'FontSize',16,'LineWidth',1.5)

figure;
plot(tvec, y(:,1)/N, 'b-', 'LineWidth', 2)
xlabel('epidemic time (days)')
ylabel('Percent not infected')
set(gca,'FontSize',16,'LineWidth',1.5)

colorsets = varycolor(length(tvec));
figure;
for i = 1:length(tvec)
    
plot(tvec, inf_distrib(:,i), '-','color', colorsets(i,:), 'LineWidth', 2)
hold on
AUCi(round(i/100+1,0))=sum(inf_distrib(:,i)); 
%text(tauvec(i), inf_distrib(i, i), ['day ', num2str(i*dt)])
end
%legend('day 0', 'day 1', 'day 2', 'day 3', 'day 4', 'day 5', 'day 6')
%legend boxoff
xlim([ 0 14])
xlabel('infection time (days)')
ylabel('Weighted infectiousness (\beta(\tau)*I(t))')
title('Weighted infectiousness (\beta(\tau)*I(t)) with no isolation')
set(gca,'FontSize',16,'LineWidth',1.5)



%% Test effect of alpha (% removed) on proportion infected over time
trem = 3;
tau_params = horzcat(a,b);
alphavec = [0.8, 0];
alphavec = [0.5:.1:1];
paramsi = params;
for i = 1:length(alphavec)
    paramsi(3) = alphavec(i);
    [y, B, new_inf, R_t, new_exp] = fwd_SEIRD_model(paramsi,tau_params, tvec, y0, dt);
    tot_inf = sum(y(:,3));
    S_t(:,i) = y(:,1);
    ihalfi(i) = find(y(:,1)<0.5*N, 1, 'first');
    thalfi(i) = tvec(ihalf);
end


all_S_t = vertcat(S_t(:,1), S_t(:,2));
lab = vertcat(zeros(length(S_t),1), ones(length(S_t),1));

[b1, logl, H, stats] = coxphfit(lab, all_S_t);
hr = exp(b1)
hrl = exp(b1-stats.se)
hrh = exp(b1+stats.se)

figure;
for i = 1:length(alphavec)
plot(tvec, S_t(:,i)/N, '-', 'LineWidth', 2)
hold on
end
%legend('immediate isolation of symptomatic', 'no isolation', 'Location', 'NorthWest')
legend([num2str(100*alphavec(1)),'% infections removed'], [num2str(100*alphavec(2)),'% infections removed'], [num2str(100*alphavec(3)),'% infections removed'],[num2str(100*alphavec(4)),'% infections removed'],[num2str(100*alphavec(5)),'% infections removed'],[num2str(100*alphavec(6)),'% infections removed'],'Location', 'NorthWest')
legend boxoff
ylabel('Percent not infected')
xlabel('epidemic time (days)')
set(gca,'FontSize',16,'LineWidth',1.5)
%title(['HR for infection = ', num2str(hr),'[' num2str(hrl),',', num2str(hrh),']'])
title('Effect of isolation efficiency')
%% Test effect of more realistic (longer) time to remove

tremvec = [2.5 3.5 4.5 5.5 14];
params = [R_0, gamma, alpha, infend, trem];
tau_params = horzcat(a,b);
paramsi = params;
for i = 1:length(tremvec)
    paramsi(5) = tremvec(i);
    [y, B, new_inf, R_t, new_exp] = fwd_SEIRD_model(paramsi,tau_params, tvec, y0, dt);
    tot_inf = sum(y(:,3));
    S_t(:,i) = y(:,1);
end


all_S_t = vertcat(S_t(:,1), S_t(:,2));
lab = vertcat(zeros(length(S_t),1), ones(length(S_t),1));

[b1, logl, H, stats] = coxphfit(lab, all_S_t);
hr = exp(b1)
hrl = exp(b1-stats.se)
hrh = exp(b1+stats.se)

figure;
for i = 1:length(tremvec)
plot(tvec, S_t(:,i)/N, '-', 'LineWidth', 2)
hold on
end
%legend('immediate isolation of symptomatic', 'no isolation', 'Location', 'NorthWest')
legend('immediate isolation', '1 day to isolate', '2 days to isolate', '3 days to isolate', 'no isolation')
legend boxoff
ylabel('Percent not infected')
xlabel('epidemic time (days)')
set(gca,'FontSize',16,'LineWidth',1.5)
title('Effect of delay in isolation on infection dynamics')
%title(['HR for infection = ', num2str(hr),'[' num2str(hrl),',', num2str(hrh),']'])



%% Ideal vs. Realistic scenario
tremvec = [3, 5];
alphavec = [0.8, 0.5];
paramsi = params;
for i = 1:length(alphavec)
    paramsi(3) = alphavec(i);
    paramsi(5) = tremvec(i);
    [y, B, new_inf, R_t, new_exp] = fwd_SEIRD_model(paramsi,tau_params, tvec, y0, dt);
    tot_inf = sum(y(:,3));
    S_t(:,i) = y(:,1);
    thalf(i)
    pct_infected(i) = 1-(S_t(end,i)./N)
end


all_S_t = vertcat(S_t(:,1), S_t(:,2));
lab = vertcat(zeros(length(S_t),1), ones(length(S_t),1));

[b1, logl, H, stats] = coxphfit(lab, all_S_t);
hr = exp(b1)
hrl = exp(b1-stats.se)
hrh = exp(b1+stats.se)

figure;
for i = 1:length(alphavec)
plot(tvec, S_t(:,i)/N, '-', 'LineWidth', 2)
hold on
end
legend('ideal', 'realistic', 'Location', 'NorthWest')
legend boxoff
ylabel('Percent not infected')
xlabel('epidemic time (days)')
set(gca,'FontSize',16,'LineWidth',1.5)
title(['HR for infection = ', num2str(hr),'[' num2str(hrl),',', num2str(hrh),']'])
title(['Ideal ', num2str(round(100*pct_infected(1),0)),'% infected vs realistic ', num2str(round(100*pct_infected(2),0)),'% infected scenarios'])

%%
figure;
plot(tauvec, w_tau, 'k--', 'LineWidth', 2)
hold on
for i = 2:4:18%:length(tvec)
plot(tauvec, B(i,:), '-', 'LineWidth',2)
text(tauvec(1), B(i,1), ['t=',num2str(i/dt), ' days'])
hold on
end
legend('infectiousness')
xlabel('time since infection (days)')
ylabel('Number of individuals in each stage of infection')
title('Distribution of time since infection')
set(gca,'FontSize',16,'LineWidth',1.5)

figure;
for i = 1:length(tauvec)
plot(tvec, B(:,i), '-')
hold on
end
xlabel('epidemic time (days)')
ylabel('Number of individuals infected')
set(gca,'FontSize',16,'LineWidth',1.5)

figure;
imagesc(B)
colorbar
ylabel('epidemic time (t)(days)')
xlabel('infection time (\tau) (days)')
set(gca,'FontSize',16,'LineWidth',1.5)
